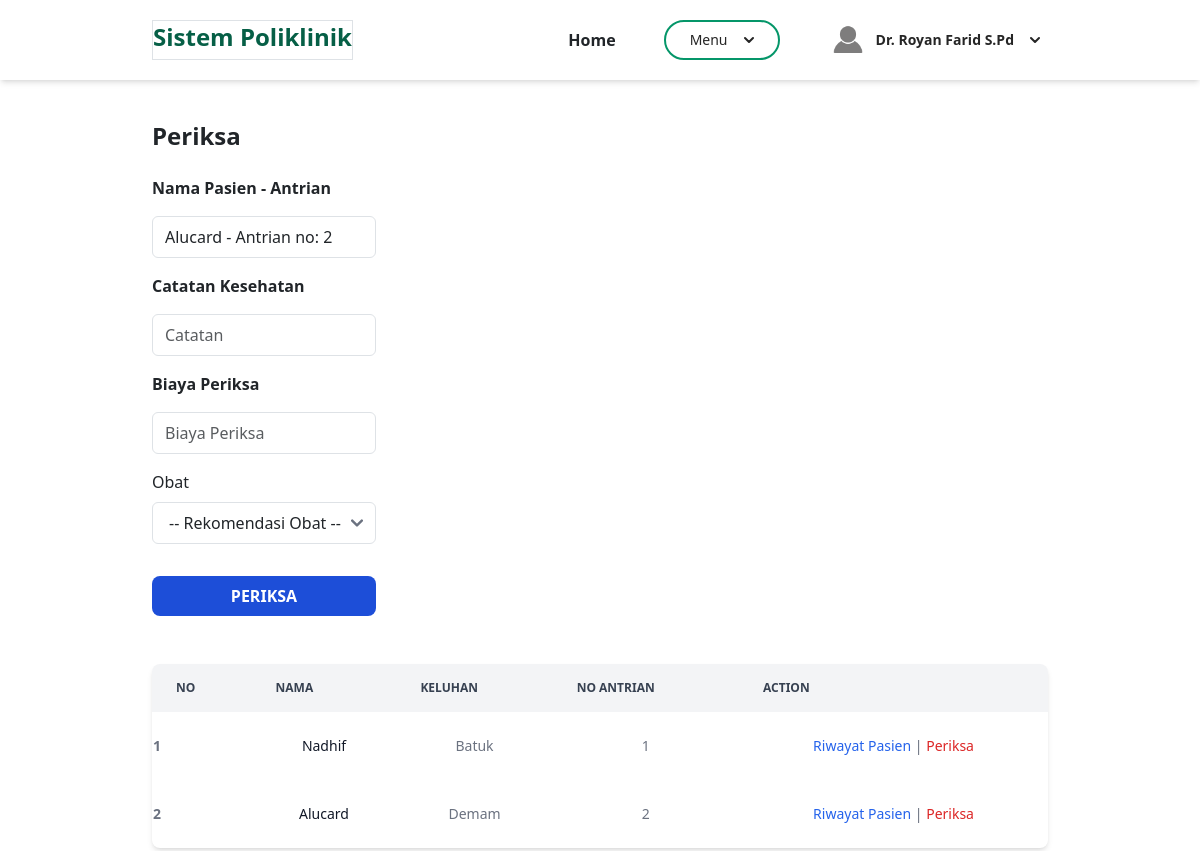
/admin/berandaDokter.php?page=periksa&id=9 (signed in), run on the app's committed database.
### tables this page shows
CREATE TABLE `pasien` (
  `id` int(11) NOT NULL,
  `nama` varchar(100) NOT NULL,
  `alamat` varchar(255) NOT NULL,
  `no_ktp` varchar(20) NOT NULL,
  `no_hp` varchar(20) NOT NULL,
  `no_rm` varchar(50) NOT NULL
);

CREATE TABLE `daftar_poli` (
  `id` int(11) NOT NULL,
  `id_pasien` int(11) NOT NULL,
  `id_jadwal` int(11) NOT NULL,
  `keluhan` text NOT NULL,
  `no_antrian` int(11) NOT NULL,
  `tanggal` timestamp NOT NULL DEFAULT current_timestamp() ON UPDATE current_timestamp()
);

### admin/periksa.php (the view, shortened to what this page needs)
<section class="container mx-auto mt-10">
    <h2 class="font-bold text-2xl">Periksa</h2>
    <br>
    <div class="">
        <form class="form flex flex-col gap-3 w-1/4" method="POST" action="" name="myForm" onsubmit="return(validate());">
            <?php
            $id_dokter = $_SESSION['id'];
            $hari_dipilih = "Senin";
            $nama_pasien = '';
            $antrian = '';
            if (isset($_GET['id'])) {
                $ambil = mysqli_query($mysqli, "SELECT dp.id, dp.keluhan, dp.no_antrian, p.nama AS nama_pasien
                                                FROM daftar_poli dp
                                                JOIN jadwal_periksa jp ON dp.id_jadwal = jp.id
                                                JOIN pasien p ON dp.id_pasien = p.id
                                                WHERE jp.id_dokter = '$id_dokter' AND jp.hari = '$hari_dipilih'");
                while ($data = mysqli_fetch_array($ambil)) {
                    $nama_pasien = $data['nama_pasien'];
                    $antrian = $data['no_antrian'];
                }
            ?>
            <?php
            }
            ?>
            <div class="flex flex-col gap-2">
                <label for="inputNama" class="form-label fw-bold">
                    Nama Pasien - Antrian
                </label>
                <div>
                    <input type="text" class="form-control w-full border border-neutral-300 rounded-md" name="nama" id="inputNama" placeholder="Nama" value="<?php echo $nama_pasien , " - Antrian no: " , $antrian ?>" readonly>
                </div>
            </div>
            <div class="flex flex-col gap-2">
                <label for="catatan" class="form-label fw-bold">
                    Catatan Kesehatan
                </label>
                <div>
                    <input type="text" class="form-control w-full border border-neutral-300 rounded-md" name="catatan" id="catatan" placeholder="Catatan">
                </div>
            </div>
            <div class="flex flex-col gap-2">
                <label for="biaya_periksa" class="form-label fw-bold">
                    Biaya Periksa
                </label>
                <div>
                    <input type="number" class="form-control w-full border border-neutral-300 rounded-md" name="biaya_periksa" id="biaya_periksa" placeholder="Biaya Periksa" readonly>
                </div>
            </div>
            <div class="flex flex-col gap-2">
                <label for="selectObat">
                    Obat
                </label>
                <select class="py-2 px-3 border border-neutral-300 rounded-md" name="id_obat[]" id="selectObat">
                    <option value="">-- Rekomendasi Obat --</option>
                </select>
            </div>
            <div class="row mt-3">
                <div class=col>
                    <button type="submit" class="bg-blue-700 hover:bg-blue-800 uppercase text-white py-2 w-full font-bold rounded-lg" name="submit">Periksa</button>
                </div>
            </div>
        </form>
        <br>
        <br>
        <div class="relative overflow-x-auto shadow-md sm:rounded-lg">
            <table class="w-full text-sm text-gray-500">
                <thead class="text-xs text-gray-700 uppercase bg-gray-100">
                    <tr>
                        <th scope="col" class="px-6 py-3">
                            No
                        </th>
                        <th scope="col" class="px-6 py-3">
                            Nama
                        </th>
                        <th scope="col" class="px-6 py-3">
                            Keluhan
                        </th>
                        <th scope="col" class="px-6 py-3">
                            No Antrian
                        </th>
                        <th scope="col" class="px-6 py-3">
                            Action
                        </th>
                    </tr>
                </thead>
                <tbody>
                    <?php
                    $id_dokter = $_SESSION['id'];
                    $hari_dipilih = "Senin";
                    $no = 1;
                    $resultDaftarPoli = mysqli_query($mysqli, "SELECT dp.id, dp.keluhan, dp.no_antrian, p.nama AS nama_pasien
                                                            FROM daftar_poli dp
                                                            JOIN jadwal_periksa jp ON dp.id_jadwal = jp.id
                                                            JOIN pasien p ON dp.id_pasien = p.id
                                                            WHERE jp.id_dokter = '$id_dokter' AND jp.hari = '$hari_dipilih'");
                    while ($data = mysqli_fetch_assoc($resultDaftarPoli)) {
                    ?>
                        <tr>
                            <th scope="row"><?php echo $no++ ?></th>
                            <td class="px-6 py-4 font-medium text-gray-900 whitespace-nowrap text-center"><?php echo $data['nama_pasien'] ?></td>
                            <td class="px-6 py-4 text-center"><?php echo $data['keluhan'] ?></td>
                            <td class="px-6 py-4 text-center"><?php echo $data['no_antrian'] ?></td>
                            <td class="px-6 py-4 text-center">
                                <a class="font-medium text-blue-600 hover:underline" href="berandaDokter.php?page=riwayatPasien&id=<?php echo $data['id'] ?>">Riwayat Pasien</a>
                                |
                                <a class="font-medium text-red-600 hover:underline" href="berandaDokter.php?page=periksa&id=<?php echo $data['id'] ?>">Periksa</a>
                            </td>
                        </tr>
                    <?php
                    }
                    ?>
                </tbody>
            </table>
        </div>
</section>
<br>
<br>

### data on the page
pasien: nama "Alucard - Antrian no: 2"
daftar_poli: id_pasien.nama "Nadhif", keluhan "Batuk", no_antrian "1"
daftar_poli: id_pasien.nama "Alucard", keluhan "Demam", no_antrian "2"

### other printed values
$_SESSION['nama'] "Dr. Royan Farid S.Pd"
